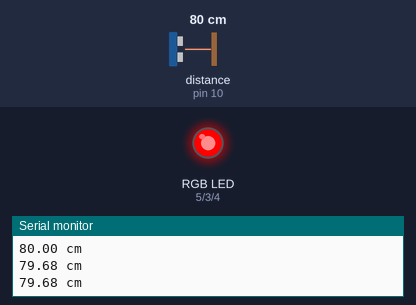
This sketch was run on a simulated Arduino Uno, built with avr-gcc and run on an emulated ATmega328P. Parts: an RGB LED mixed from three pins (HIGH = lit), the last lines printed to the serial monitor. Wiring (inferred from the names in the program): ultrasonic range finder: trigger pin 11; echo pin 10. The test bench sets the inputs (shaded band); at power-on: distance to the obstacle (sensor on pin 10) 80 cm. The echo pulse lasts 58.3 µs per cm; pins used as bus, display or sensor lines are not drawn.

Above: at 1.3 s.
1.4 s: distance to the obstacle (sensor on pin 10) set to 97 cm
2.9 s: distance to the obstacle (sensor on pin 10) set to 103 cm
At 4.0 s:
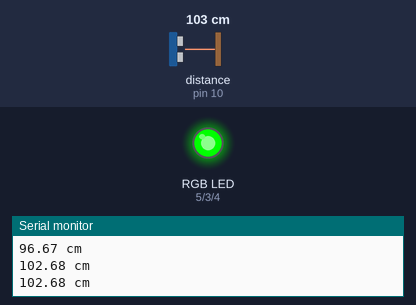
4.5 s: distance to the obstacle (sensor on pin 10) set to 197 cm
6.0 s: distance to the obstacle (sensor on pin 10) set to 204 cm
At 7.3 s:
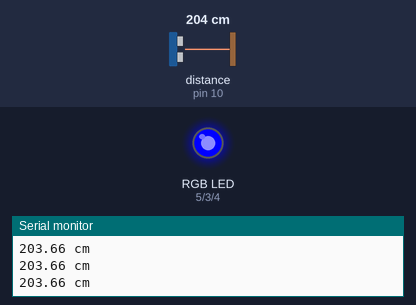
7.6 s: distance to the obstacle (sensor on pin 10) set to 2 cm
At 8.4 s:
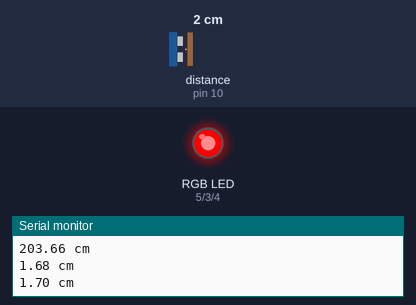
9.1 s: distance to the obstacle (sensor on pin 10) set to 120 cm
At 9.9 s:
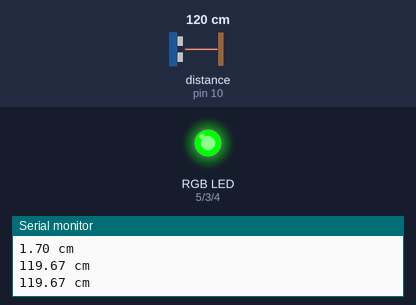
Timing chart, 0 to 11.6 s (numbered marks = the images above; inputs shaded):
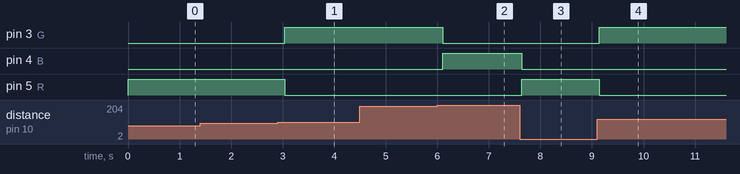

The sketch:

Circuito_com_sensor_ultrass_nico.ino
```cpp
// Aluno: Douglas Leonel de Almeida
// Matrícula: 2110213
// Observação: Para alterar a cor, selecione o sensor de distância inicialmente.
// Para uma melhor aprovação, selecione a distância desejada na hora de simular.
// O cálculo usará esta distância para mudar a cor do LED de acordo com os parâmetros abaixo.

float cm, duracao; // comprimento da onda

byte pinoTransmissor = 11; // trig
byte pinoReceptor = 10;  // echo

// LED RGB
const byte G = 3;
const byte B = 4;
const byte R = 5;

void setup()
{
  // LED
  pinMode(R, OUTPUT);
  pinMode(G, OUTPUT);
  pinMode(B, OUTPUT);
  // sensor
  pinMode(pinoTransmissor, OUTPUT); // transmissor
  pinMode(pinoReceptor, INPUT);     // receptor
  // porta serial
  Serial.begin(9600);
}

void loop()
{
  cm = distancia(); // distância em centímetros
  // acende o LED de acordo com os intervalos
  if (cm > 0 && cm <= 100)
  { // acende vermelho
    red();
  }
  else if (cm > 100 && cm <= 200)
  { // acende verde
    green();
  }
  else if (cm > 200)
  { // acende azul
    blue();
  }
  else
  {
    apaga();
  }
  // distancia
  Serial.print(cm);
  Serial.println(" cm");
  delay(500);
}

// função que calcula a distância
float distancia()
{
  digitalWrite(pinoTransmissor, LOW);
  delayMicroseconds(5);
  // envio do pulso de ultrassom
  digitalWrite(pinoTransmissor, HIGH);
  // aguarda 10 microssegundos / tempo para o pulso ir e voltar para a leitura
  delayMicroseconds(10);
  // desliga o pino que envia para habilitar o pino que recebe
  digitalWrite(pinoTransmissor, LOW);
  // calcula a duração em microssegundos do pulso para ir e voltar
  duracao = pulseIn(pinoReceptor, HIGH);
  float calcDistancia = (duracao / 2) * 0.0343;
  if (calcDistancia >= 331)
  {
    calcDistancia = 0;
  }
  return calcDistancia;
}
// funções de cores do LED
void red()
{
  analogWrite(R, 255);
  analogWrite(G, 0);
  analogWrite(B, 0);
}
void green()
{
  analogWrite(R, 0);
  analogWrite(G, 255);
  analogWrite(B, 0);
}
void blue()
{
  analogWrite(R, 0);
  analogWrite(G, 0);
  analogWrite(B, 255);
}
void apaga()
{
  analogWrite(R, 0);
  analogWrite(G, 0);
  analogWrite(B, 0);
}

//Link do Circuito: https://www.tinkercad.com/things/kWUPsH3KTIw-pra1-s6-sensor-ultrassonico/editel
```

Measured:
- the behaviour switches between 100 and 101 cm on distance to the obstacle (sensor on pin 10) (found by bisection; images 0 and 1)
- the behaviour switches between 200 and 201 cm on distance to the obstacle (sensor on pin 10) (found by bisection; images 1 and 2)
- after the input at 2.9 s, pin 3 (G): LOW → HIGH after 0.14 s; pin 5 (R): HIGH → LOW after 0.14 s
- after the input at 6.0 s, pin 3 (G): HIGH → LOW after 0.11 s; pin 4 (B): LOW → HIGH after 0.11 s
- after the input at 7.6 s, pin 4 (B): HIGH → LOW at once; pin 5 (R): LOW → HIGH at once
- after the input at 9.1 s, pin 3 (G): LOW → HIGH after 0.05 s; pin 5 (R): HIGH → LOW after 0.05 s
